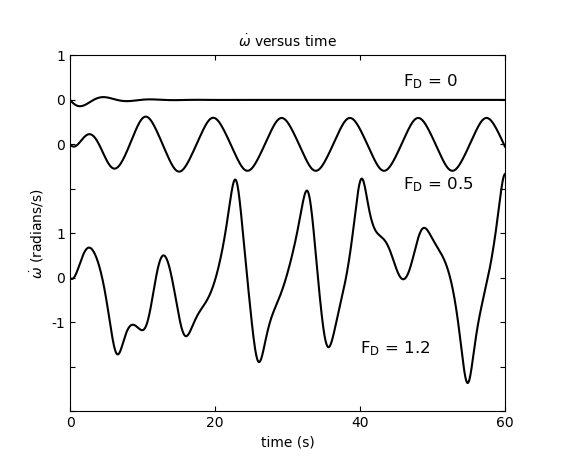

Source code (Python):
# generates the right-most image of Figure 3.6 from Giordano
# James Keen - 2/6/2020

import matplotlib.pyplot as plt
import numpy as np
import math

# Constants
length = 9.8 # meters
dt = 0.04 # time step, in seconds
grav = 9.8 # gravity, in m/s^2
q = 0.5 # proportionality constant 
Omd = (2/3)  # big Omega sub D (driving frequency)

# Variables at initial value
omega1, omega2, omega3 = 0, 0, 0 # angular velocities, in radians/s
theta1, theta2, theta3 = 0.2, 0.2, 0.2 # angles, in radians
Fd1, Fd2, Fd3 = 0.0, 0.5, 1.2 # Driving Force in radians/s^2
t = 0.0 #time, in seconds

# Arrays for data
time_array = []
omega1_array = []
omega2_array = []
omega3_array = []

# this while loop performs all the calculations for each array at each time step
while t <= 60.0:
    time_array.append(t) # adds an element for each time step (will be used to plot all three data sets)
    
    # builds omega array for plot 1 (Fd1 = 0.0)
    omega1_array.append(omega1)
    omega1 -= (((grav/length) * math.sin(theta1)) + (q * omega1) - (Fd1 * math.sin(Omd * t))) * dt
    theta1 += (omega1 * dt)
    
    # builds omega array for plot 2 (Fd2 = 0.5)
    omega2_array.append(omega2)
    omega2 -= (((grav/length) * math.sin(theta2)) + (q * omega2) - (Fd2 * math.sin(Omd * t))) * dt
    theta2 += (omega2 * dt)
    
    # builds omega array for plot 3 (Fd3 = 1.2)
    omega3_array.append(omega3)
    omega3 -= (((grav/length) * math.sin(theta3)) + (q * omega3) - (Fd3 * math.sin(Omd * t))) * dt
    theta3 += (omega3 * dt)
    
    t += dt

# adjust array values in order to plot them with different origin points
omega1_array = [x + 7 for x in omega1_array]
omega2_array = [x + 6 for x in omega2_array]
omega3_array = [x + 3 for x in omega3_array]

# Plot display settings
plt.plot(time_array,omega1_array,'-k',time_array,omega2_array,'-k',time_array,omega3_array,'-k')
plt.axis([0,60,0,8])
plt.yticks(np.arange(9),('','','-1','0','1','','0','0','1'))
plt.xticks(ticks = [0,20,40,60])
plt.title(r"$\dot{\omega}$ versus time", fontsize = 10)
plt.text(46,7.3, r"$\mathrm{F_D}$ = 0", fontsize = 12)
plt.text(46,5, r"$\mathrm{F_D}$ = 0.5", fontsize = 12)
plt.text(40,1.3, r"$\mathrm{F_D}$ = 1.2", fontsize = 12)
plt.xlabel("time (s)")
plt.ylabel(r"$\dot{\omega}$ (radians/s)")
plt.tick_params(direction = 'in', right = True, top = True)

plt.show()
